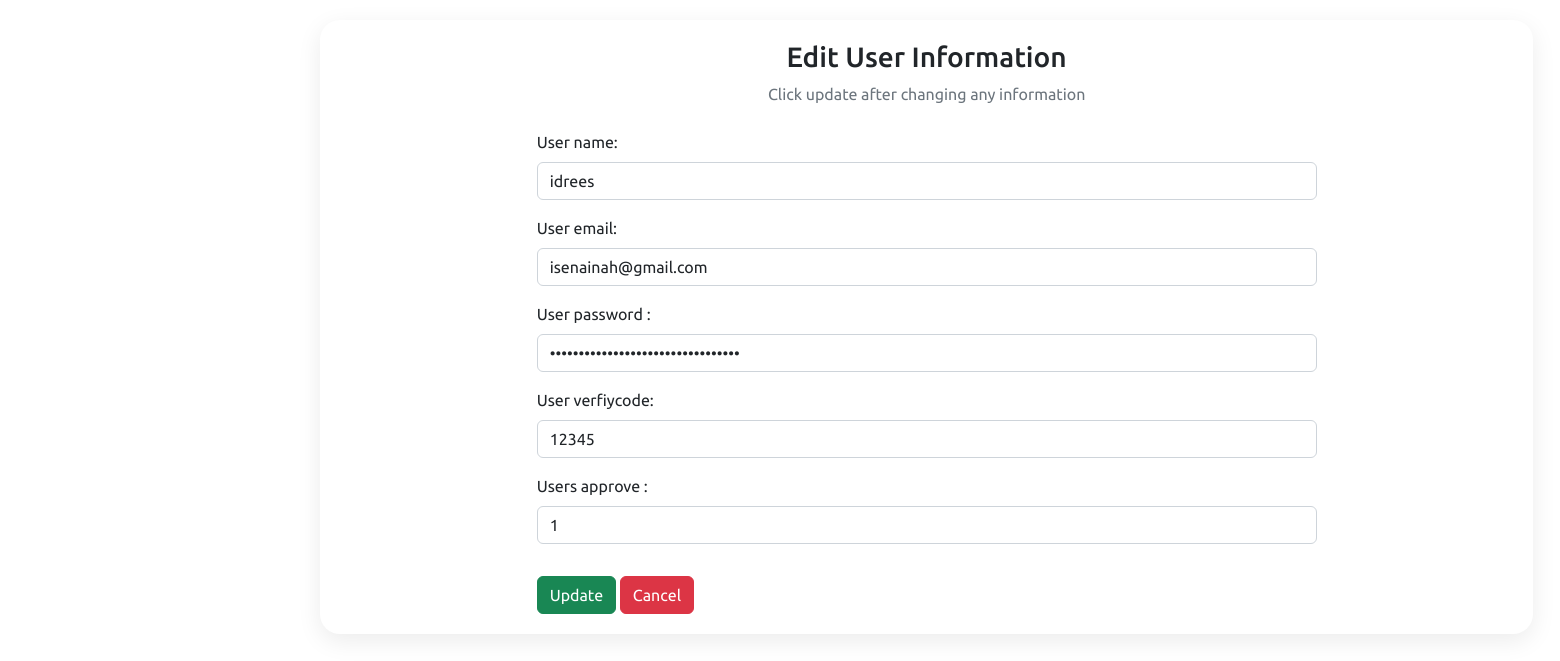
/admin/users/edit.php?id=2, run on the app's committed database.
### tables this page shows
CREATE TABLE `users_table` (
  `user_id` int(11) NOT NULL,
  `user_name` varchar(100) NOT NULL,
  `user_email` varchar(100) NOT NULL,
  `user_password` text NOT NULL,
  `user_verifycode` int(11) NOT NULL DEFAULT 12345,
  `isactive` tinyint(4) NOT NULL DEFAULT 1,
  `create_date` date NOT NULL DEFAULT current_timestamp()
);

### admin/users/edit.php (the view, shortened to what this page needs)
<?php
include "../db_conn.php";
$id = $_GET["id"];
?>
<!DOCTYPE html>
<html lang="en">
<head>
  <link rel="stylesheet" href="../assets/css/style.css">
  <link href="https://cdn.jsdelivr.net/npm/bootstrap@5.2.3/dist/css/bootstrap.min.css" rel="stylesheet">
  <link rel="stylesheet" href="https://cdnjs.cloudflare.com/ajax/libs/font-awesome/6.4.0/css/all.min.css" />
</head>
<body>
<div class="main">
    <div class="details">
    <div class="recentOrders">
  <div class="container">
    <div class="text-center mb-4">
      <h3>Edit User Information</h3>
      <p class="text-muted">Click update after changing any information</p>
    </div>
    <?php
    $sql = "SELECT * FROM `users_table` WHERE user_id = $id LIMIT 1";
    $result = mysqli_query($conn, $sql);
    $row = mysqli_fetch_assoc($result);
    ?>
    <div class="container d-flex justify-content-center">
      <form action="" method="post" style="width:50vw; min-width:300px;">
        <div class="row mb-3">
        <div class="mb-3">
                  <label class="form-label"> User name:</label>
                  <input type="text" class="form-control" name="user_name" value="<?php echo $row['user_name'] ?> ">
               </div>
               <div class="mb-3">
               <label class="form-label">User email:</label>
               <input type="email" class="form-control" name="user_email" value="<?php echo $row['user_email'] ?> ">
            </div>
               <div class="mb-3">
                  <label class="form-label"> User password :</label>
                  <input type="password" class="form-control" name="user_password" value="<?php echo $row['user_password'] ?> ">
               </div>
               <div class="mb-3">
               <label class="form-label">User verfiycode:</label>
               <input type="text" class="form-control" name="user_verifycode" value="<?php echo $row['user_verifycode'] ?> ">
            </div>
               <div class="mb-3">
                  <label class="form-label"> Users approve :</label>
                  <input type="text" class="form-control" name="isactive" value="<?php echo $row['isactive'] ?>">
               </div>
               </div>
        <div>
          <button type="submit" class="btn btn-success" name="submit">Update</button>
          <a href="../users.php" class="btn btn-danger">Cancel</a>
        </div>
      </form>
    </div>
  </div>
  </div>
  </div>
  </div>
</body>
</html>

### admin/assets/css/style.css (style rules this page uses)
* { font-family: "Ubuntu", sans-serif; margin: 0; padding: 0; box-sizing: border-box; }
:root { --blue: #c23616; --white: #fff; --gray: #f5f5f5; --black1: #222; --black2: #999; }
body { min-height: 100vh; overflow-x: hidden; }
.container { position: relative; width: 100%; }
.main { position: absolute; width: calc(100% - 300px); left: 300px; min-height: 100vh; background: var(--white); transition: 0.5s; }
.details { position: relative; width: 150%; padding: 20px; display: grid; grid-template-columns: 2fr 1fr; grid-gap: 30px; }
.details .recentOrders { position: relative; display: grid; min-height: 500px; background: var(--white); padding: 20px; box-shadow: 0 7px 25px rgba(0, 0, 0, 0.08); border-radius: 20px; }

### data on the page
users_table: user_name "idrees", user_email "isenainah@gmail.com", user_verifycode "12345", isactive "1"
